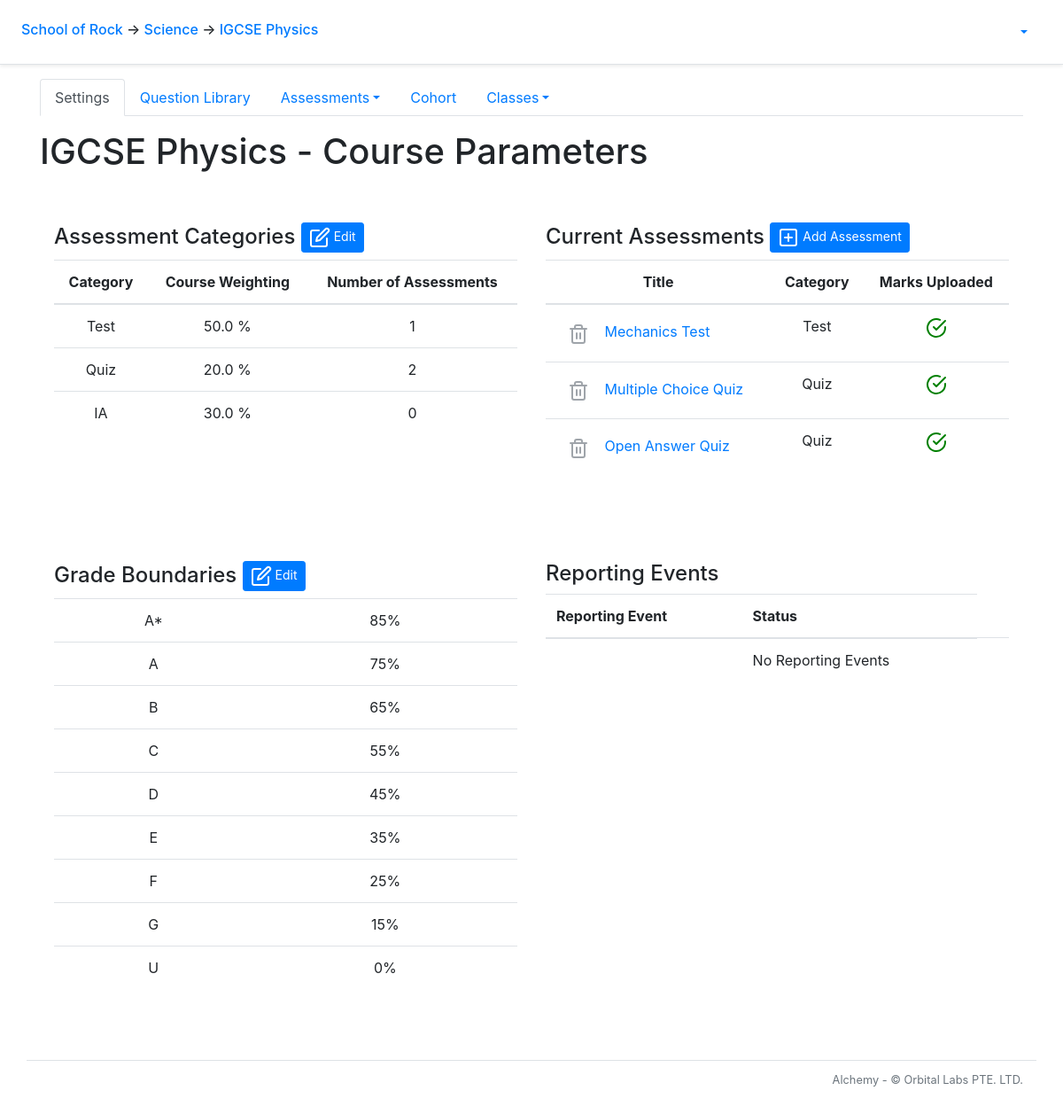
Before: /course/1/ with the older database file.
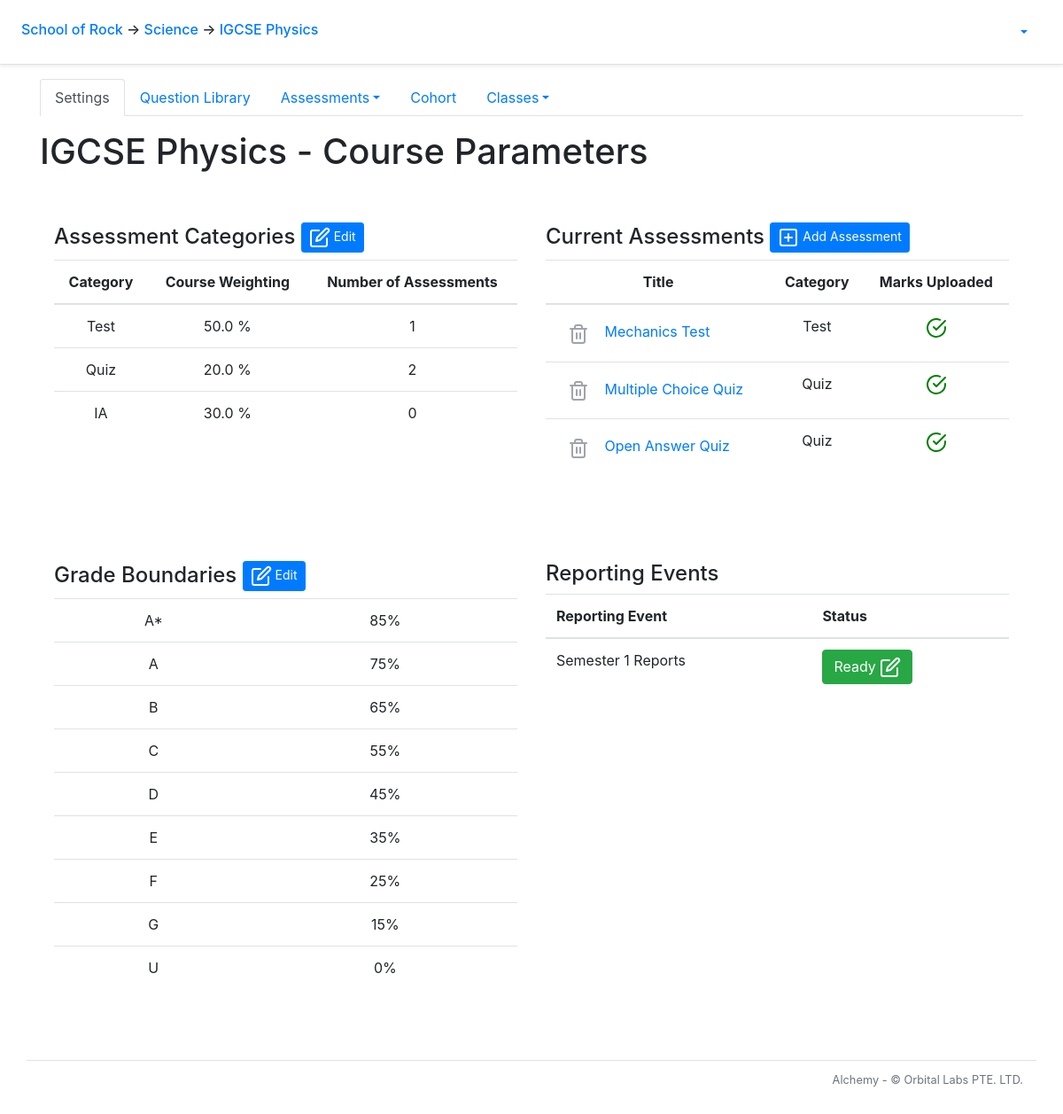
After: the same page with the newer database file.
### alchemy/models.py (models this page shows, shortened)
class AssessmentCategory(db.Model):
    __tablename__ = 'assessment_category'
    id = db.Column(db.Integer, primary_key=True)
    name = db.Column(db.String())
    weight = db.Column(db.Float)
    course_id = db.Column(db.Integer, db.ForeignKey('course.id'), nullable=False)
    papers = db.relationship('Paper', back_populates='category')

class Paper(db.Model):
    __tablename__ = 'paper'
    id = db.Column(db.Integer, primary_key=True)
    title = db.Column(db.String(50), nullable=False)
    scores = db.relationship('Score', backref='paper')
    paper_questions = db.relationship('PaperQuestion',
            order_by='PaperQuestion.order_number',
            collection_class=ordering_list('order_number', count_from=1))
    course_id = db.Column(db.Integer, db.ForeignKey('course.id'))
    category_id = db.Column(db.Integer, db.ForeignKey('assessment_category.id'), nullable=False)
    category = db.relationship('AssessmentCategory', back_populates='papers')
    checkpoints = db.relationship('Checkpoint', secondary=checkpoints_papers, back_populates='papers')
    @sqlalchemy.orm.reconstructor
    def __paper_construct__(self):
        self.build_profile()
    def build_profile(self):
        self.profile = paper_profile.PaperProfile()
        self.profile.total_questions = len(self.paper_questions)
        tag_list = []
        for pq in self.paper_questions:
            if len(pq.question.all_solutions) > 1:
                self.profile.total_mc_questions += 1
                self.profile.total_mc_points += pq.question.points
            elif len(pq.question.all_solutions) == 1:
                self.profile.total_oa_questions += 1
                self.profile.total_oa_points += pq.question.points
            else:
                pass
            self.profile.total_points += pq.question.points
            for tag in pq.question.tags:
                if tag not in tag_list:
                    tag_list.append(tag)
        if self.profile.total_mc_questions > 0:
            self.profile.has_mc_questions = True
        if self.profile.total_points != 0:
            self.profile.mcq_points_norm_ratio = round(self.profile.total_mc_points/self.profile.total_points*100, 1)
            self.profile.oaq_points_norm_ratio = round(self.profile.total_oa_points/self.profile.total_points*100, 1)
        for tag in tag_list:
            new_tag_profile = paper_profile.build_tag_profile(self, tag)
            new_tag_profile.calculate_q_percentage(self.profile)
            new_tag_profile.calculate_p_percentage(self.profile)
            self.profile.tag_profile_list.append(new_tag_profile)
    def check_clazz_scores(self, clazz):
        clazz_id = clazz.id
        scores = Score.query.filter_by(paper_id = self.id).all()
        clazz_scores = []
        for score in scores:
            student_id = score.student_id
            student = Student.query.get_or_404(student_id)
            if clazz in student.clazzes:
                clazz_scores.append(score)
        for score in clazz_scores:
            if score == None:
                return False
            else:
                return True
    def has_all_scores(self):
        has_all_scores = True
        for clazz in self.course.clazzes:
            if not self.check_clazz_scores(clazz):
                has_all_scores = False
        return has_all_scores

class GradeLevel(db.Model):
    __tablename__ = 'grade_level'
    id = db.Column(db.Integer, primary_key=True)
    grade = db.Column(db.String())
    lower_bound = db.Column(db.Integer)
    upper_bound = db.Column(db.Integer)
    course_id = db.Column(db.Integer, db.ForeignKey('course.id'), nullable=False)

class Checkpoint(db.Model):
    __tablename__ = 'checkpoint'
    id = db.Column(db.Integer, primary_key=True)
    course_id = db.Column(db.Integer, db.ForeignKey('course.id'))
    snapshot_id = db.Column(db.Integer, db.ForeignKey('snapshot.id'))
    papers = db.relationship('Paper', secondary=checkpoints_papers, back_populates='checkpoints')
    def is_ready(self):
        is_ready = True
        for paper in self.papers:
            if not paper.has_all_scores():
                is_ready = False
        return is_ready

class Snapshot(db.Model):
    __tablename__ = 'snapshot'
    id = db.Column(db.Integer, primary_key=True)
    name = db.Column(db.String(50), nullable=False)
    checkpoints = db.relationship('Checkpoint', backref='snapshot')
    school_id = db.Column(db.Integer, db.ForeignKey('school.id'))
    is_published = db.Column(db.Boolean)
    db.session.commit()

### alchemy/views/course.py (the view)
@bp_course.route('/')
@auth_manager.require_group
def index():
    g.course.order_grade_levels()
    return flask.render_template('course/index.html')

### alchemy/auth_manager.py (called while the page is built)
def auth_enabled():
    return False

def require_group(func):
    @functools.wraps(func)
    def deco(*args, **kwargs):
        if not auth_enabled():
            g.current_user = None
        elif flask_jwt_extended.verify_jwt_in_request(optional=True):
            g.current_user = flask_jwt_extended.get_current_user()
        else:
            flask.abort(401)
        return func(*args, **kwargs)
    return deco

### alchemy/models.py (called while the page is built)
    def order_grade_levels(self):
        self.grade_levels.sort(key=lambda x: x.lower_bound,  reverse = True)

### alchemy/views/clazz.py (called while the page is built)
@bp_clazz.url_defaults
def url_defaults(endpoint, values):
    if 'clazz_id' not in values:
        values['clazz_id'] = g.clazz.id

### alchemy/views/course.py (called while the page is built)
@bp_course.url_value_preprocessor
def url_value_preprocessor(endpoint, values):
    g.course = models.Course.query.get_or_404(values.pop('course_id'))
    g.department = models.Department.query.get_or_404(g.course.department_id)
    g.school = models.School.query.get_or_404(g.department.school_id)

@bp_course.url_defaults
def url_defaults(endpoint, values):
    if 'course_id' not in values:
        values['course_id'] = g.course.id

### alchemy/templates/course/index.html (shortened to what the changed rows need)
{% extends "course/layout.html" %}
{% block course_main_content %}
<main role="main">
  <h1 class="my-3">{{ g.course.name }} - Course Parameters</h1>
  {% import "course/assessment_categories_form_macro.html" as categories_form %}
  <br>
  <div class="profile">
    <div class='left-col'>
      <table class="table table-hover text-center">
        <thead>
          <th>Category</th>
          <th>Course Weighting</th>
          <th>Number of Assessments</th>
        </thead>
        {% for category in g.course.assessment_categories %}
          <tr>
            <td>{{ category.name }}</td>
            <td>{{ category.weight }} %</td>
            <td>{{ category.papers | length }}</td>
          </tr>
        {% endfor %}
      </table>
    </div>
    <div class="right-col">
      <table class="table table-hover text-center">
        <thead>
          <th>Title</th>
          <th>Category</th>
          <th>Marks Uploaded</th>
        </thead>
        {% for paper in g.course.papers %}
        <tr>
          <td>
            <div align="left">
              <a class="btn btn-link {{ 'disabled' if paper.scores }}" aria-label="Delete paper" href="{{ url_for('course.paper.remove', paper_id=paper.id) }}">
                <span data-feather="trash-2"></span>
              </a>
              <a href="{{ url_for('course.paper.index', paper_id=paper.id) }}">{{ paper.title }}</a>
            </div>
          </td>
          <td>{{ paper.category.name }}</td>
          {% if paper.has_all_scores() %}
            <td><i class="icon_green" data-feather="check-circle"></i></td>
          {% else %}
            <td><i class="icon_red" data-feather="x-circle"></i></td>
          {% endif %}
        </tr>
        {% endfor %}
      </table>
    </div>
  </div>
  <br>
  {% import "course/grade_levels_form_macro.html" as grades_form %}
  <br>
  <div class="profile">
    <div class="left_col">
      <table class="table table-hover text-center">
        {% for grade in g.course.grade_levels %}
          <tr>
            <td>{{ grade.grade }}</td>
            <td>{{ grade.lower_bound }}%</td>
          </tr>
        {% endfor %}
      </table>
    </div>
    <div class="right-col">
      <table class="table table-hover">
        <thead>
          <th>Reporting Event</th>
          <th>Status</th>
        </thead>
        {% import "course/edit_checkpoint_macro.html" as edit_checkpoint %}
        {% if g.course.checkpoints %}
          {% for checkpoint in g.course.checkpoints %}
            <tr>
              <td>{{ checkpoint.snapshot.name }}</td>
              <td>
                {% if not checkpoint.is_ready() %}
                  <button data-toggle="modal" data-target="#edit_checkpoint_modal_{{ checkpoint.id }}" type="button" class="btn btn-danger" onclick="get_paper_ids({{ g.course.id }}, {{ checkpoint.id }})">Not Ready <span data-feather="edit" ></span></button>
                {% else %}
                  {% if not checkpoint.snapshot.is_published %}
                    <button data-toggle="modal" data-target="#edit_checkpoint_modal_{{ checkpoint.id }}" type="button" class="btn btn-success" onclick="get_paper_ids({{ g.course.id }}, {{ checkpoint.id }})">Ready <span data-feather="edit"></span></button>
                  {% else %}
                    <button type="button" class="btn btn-success disabled">Published <span data-toggle="modal" data-target="#edit_checkpoint_modal_{{ checkpoint.id }}" data-feather="edit"></span></button>
                  {% endif %}
                {% endif %}
              </td>
            </tr>
          {% endfor %}
        {% else %}
          <tr>
            <td></td>
            <td>No Reporting Events</td>
            <td></td>
          </tr>
        {% endif %}
      </table>
    </div>
  </div>
</main>
{% endblock course_main_content %}

Changed rows visible on the page:
added Checkpoint: snapshot.name "Semester 1 Reports"
Other visible differences:
text no longer shown: "No Reporting Events"
